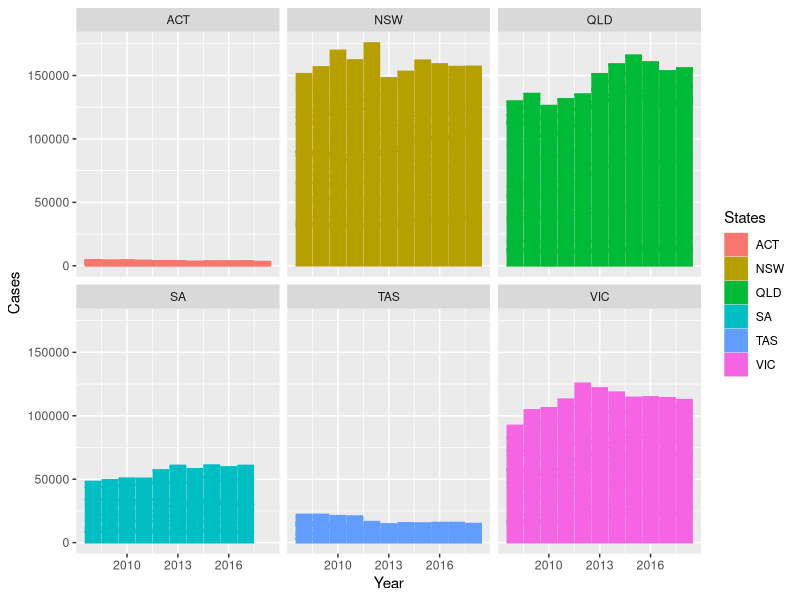

The R source for this figure:
## ---- chunk 1
knitr::opts_chunk$set(echo = FALSE, cache=TRUE, messages=FALSE, warning=FALSE)
# Make sure you have the latest versions of rmarkdown and bookdown installed
library(ggplot2)
## ---- chunk 2
library(tidyverse)
library(readxl)
library(dplyr)
library(readr)
## ---- chunk 3
NSW <- read_excel(here::here("data/5. police proceedings, selected states and territories.xls"), 
                      sheet = 2, range = "A6:L39") %>% 
  dplyr::filter(!is.na(`Principal offence`))
NSW$`2008–09` =as.double(NSW$`2008–09`)
NSW <- NSW[-16,]
NSW <- NSW %>% mutate(Action = c(rep("Court",15),rep("Non_Court",15)))
NSW$States <- "NSW"

NSW <- NSW %>%  pivot_longer(cols = `2008–09`:`2018–19`,
               names_to = "Year", 
               values_to = "Cases") %>%
   mutate(Year = year(as.Date(Year, "%Y")))

VIC <- read_excel(here::here("data/5. police proceedings, selected states and territories.xls"), 
                      sheet = 3, range = "A6:L39") %>% 
  dplyr::filter(!is.na(`Principal offence`))
VIC$`2008–09` =as.double(VIC$`2008–09`)
VIC <- VIC[-16,]
VIC <- VIC %>% mutate(Action = c(rep("Court",15),rep("Non_Court",15)))
VIC$States <- "VIC"

VIC <- VIC %>%  pivot_longer(cols = `2008–09`:`2018–19`,
               names_to = "Year", 
               values_to = "Cases") %>%
   mutate(Year = year(as.Date(Year, "%Y")))

QLD <- read_excel(here::here("data/5. police proceedings, selected states and territories.xls"), 
                      sheet = 4, range = "A6:L39") %>% 
  dplyr::filter(!is.na(`Principal offence`))
QLD$`2008–09` =as.double(QLD$`2008–09`)
QLD <- QLD[-16,]
QLD <- QLD %>% mutate(Action = c(rep("Court",15),rep("Non_Court",15)))
QLD$States <- "QLD"

QLD <- QLD %>%  pivot_longer(cols = `2008–09`:`2018–19`,
               names_to = "Year", 
               values_to = "Cases") %>%
   mutate(Year = year(as.Date(Year, "%Y")))

SA <- read_excel(here::here("data/5. police proceedings, selected states and territories.xls"), 
                      sheet = 5, range = "A6:L39") %>% 
  dplyr::filter(!is.na(`Principal offence`))
SA$`2008–09` =as.double(SA$`2008–09`)
SA <- SA[-16,]
SA <- SA %>% mutate(Action = c(rep("Court",15),rep("Non_Court",15)))
SA$States <- "SA"

SA <- SA %>%  pivot_longer(cols = `2008–09`:`2018–19`,
               names_to = "Year", 
               values_to = "Cases") %>%
   mutate(Year = year(as.Date(Year, "%Y")))


TAS <- read_excel(here::here("data/5. police proceedings, selected states and territories.xls"), 
                      sheet = 6, range = "A6:L39") %>% 
  dplyr::filter(!is.na(`Principal offence`))
TAS$`2008–09` =as.double(TAS$`2008–09`)
TAS <- TAS[-16,]
TAS <- TAS %>% mutate(Action = c(rep("Court",15),rep("Non_Court",15)))
TAS$States <- "TAS"

TAS <- TAS %>%  pivot_longer(cols = `2008–09`:`2018–19`,
               names_to = "Year", 
               values_to = "Cases") %>%
   mutate(Year = year(as.Date(Year, "%Y")))


ACT <- read_excel(here::here("data/5. police proceedings, selected states and territories.xls"), 
                      sheet = 8, range = "A6:L39") %>% 
  dplyr::filter(!is.na(`Principal offence`))
ACT$`2008–09` =as.double(ACT$`2008–09`)
ACT <- ACT[-16,]
ACT <- ACT %>% mutate(Action = c(rep("Court",15),rep("Non_Court",15)))
ACT$States <- "ACT"

ACT <- ACT %>%  pivot_longer(cols = `2008–09`:`2018–19`,
               names_to = "Year", 
               values_to = "Cases") %>%
   mutate(Year = year(as.Date(Year, "%Y")))


procced <- bind_rows(NSW, VIC, QLD, SA, TAS, ACT)
## ---- chunk 4
procced %>%
  group_by(Action) %>%
  ggplot(aes(Year, Cases,
             colour = States,
             fill = States)) +
  geom_col() +
  facet_wrap(~States)

## ---- chunk 5
NSW2 <- read_excel(here::here("data/5. police proceedings, selected states and territories.xls"), 
                      sheet = 2, range = "A6:L39") %>% 
  dplyr::filter(!is.na(`Principal offence`)) 
NSW2$`2008–09` =as.double(NSW2$`2008–09`)
NSW2 <- NSW2[-16,]
NSW2 <- NSW2 %>% mutate(procceding = c(rep("ture",15),rep("FALSE",15)))

NSW2 <- NSW2 %>%  pivot_longer(cols = `2008–09`:`2018–19`,
               names_to = "Year", 
               values_to = "cases") %>%
   mutate(Year = year(as.Date(Year, "%Y")))
